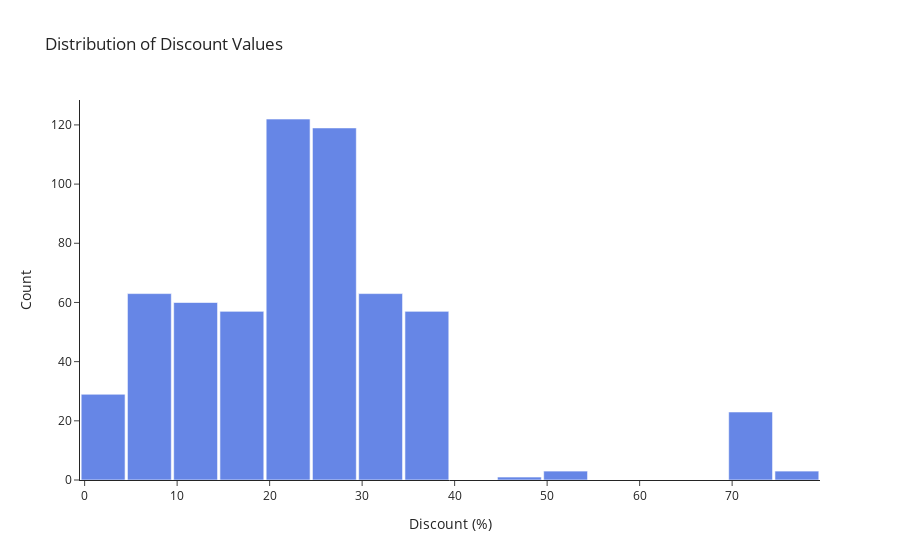

Notebook source saved alongside this figure:
### Markdown cell above
-----------------------------------------------------------------------------------------------------------------------------------------------------------
3.PERFORM UNIVARIATE , BIVARIATE AND MULTIVARIATE ANALYSIS
-

### Code cell
import plotly.express as px
import pandas as pd


# Create histogram
fig = px.histogram(
    chocolate,
    x="discount",
    nbins=20,
    title="Distribution of Discount Values",
    color_discrete_sequence=["royalblue"],  # Blue color
    opacity=0.8
)

# Clean layout
fig.update_layout(
    xaxis_title="Discount (%)",
    yaxis_title="Count",
    title_x=0.05,
    bargap=0.05,
    template="simple_white"
)

fig.show()

### Figure 1 — Plotly figure (JSON) as saved in the notebook; plotly's stock layout.template omitted (floating-point values rounded to 4 significant figures; data arrays with more than 128 entries replaced by an {"elided": "..."} marker saying what was removed)
{"data": [{"alignmentgroup": "True", "bingroup": "x", "hovertemplate": "discount=%{x}<br>count=%{y}<extra></extra>", "legendgroup": "", "marker": {"color": "royalblue", "opacity": 0.8, "pattern": {"shape": ""}}, "name": "", "nbinsx": 20, "offsetgroup": "", "orientation": "v", "showlegend": false, "type": "histogram", "x": {"elided": "600 int values"}, "xaxis": "x", "yaxis": "y"}], "layout": {"bargap": 0.05, "barmode": "relative", "legend": {"tracegroupgap": 0}, "title": {"text": "Distribution of Discount Values", "x": 0.05}, "xaxis": {"anchor": "y", "domain": [0, 1], "title": {"text": "Discount (%)"}}, "yaxis": {"anchor": "x", "domain": [0, 1], "title": {"text": "Count"}}}}
